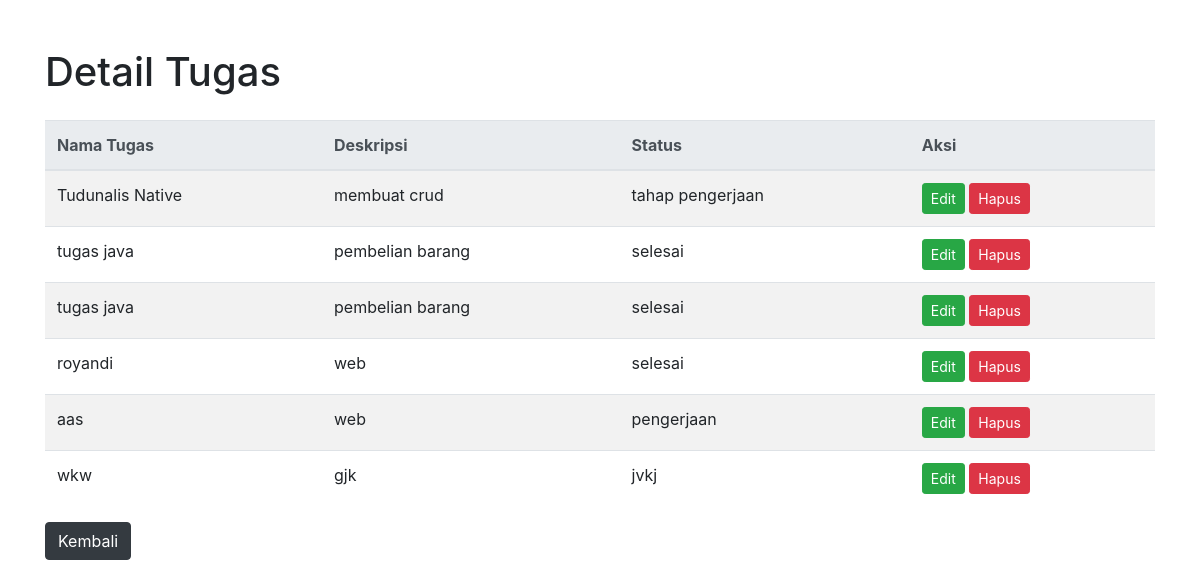
The app's page /detail.php with its own data.
### tables this page shows
CREATE TABLE `tugas` (
  `id_tugas` int(11) NOT NULL,
  `nama_tugas` varchar(50) NOT NULL,
  `deskripsi` varchar(50) NOT NULL,
  `status` varchar(50) NOT NULL
);

### detail.php (the view, shortened to what this page needs)
<?php
include 'koneksi.php';
$query = "SELECT * FROM tugas";
$result = mysqli_query($db, $query);
?>
<!DOCTYPE html>
<html lang="en">
<head>
    <link href="https://stackpath.bootstrapcdn.com/bootstrap/4.5.2/css/bootstrap.min.css" rel="stylesheet">
</head>
<body class="container mt-5">
    <h1 class="mb-4">Detail Tugas</h1>
    <table class="table table-striped table-hover">
        <thead class="thead-light">
            <tr>
                <th>Nama Tugas</th>
                <th>Deskripsi</th>
                <th>Status</th>
                <th>Aksi</th>
            </tr>
        </thead>
        <tbody>
            <?php foreach ($result as $ts) : ?>
                <tr>
                    <td><?php echo htmlspecialchars($ts['nama_tugas']); ?></td>
                    <td><?php echo htmlspecialchars($ts['deskripsi']); ?></td>
                    <td><?php echo htmlspecialchars($ts['status']); ?></td>
                    <td>
                        <a href="" type="button" class="btn btn-success btn-sm">
                            <i class="fa fa-pencil"></i> Edit
                        </a>
                        <a href="" class="btn btn-danger btn-sm" onclick="return confirm('Apakah Anda yakin ingin menghapus data tersebut?');">
                            <i class="fa fa-trash"></i> Hapus
                        </a>
                    </td>
                </tr>
            <?php endforeach; ?>
        </tbody>
    </table>
    <a href="input.php"><button type="submit" class="btn btn-dark">Kembali</button></a>
</body>
</html>

### records on screen
tugas: nama_tugas "Tudunalis Native", deskripsi "membuat crud", status "tahap pengerjaan"
tugas: nama_tugas "tugas java", deskripsi "pembelian barang", status "selesai"
tugas: nama_tugas "tugas java", deskripsi "pembelian barang", status "selesai"
tugas: nama_tugas "royandi", deskripsi "web", status "selesai"
tugas: nama_tugas "aas", deskripsi "web", status "pengerjaan"
tugas: nama_tugas "wkw", deskripsi "gjk", status "jvkj"
